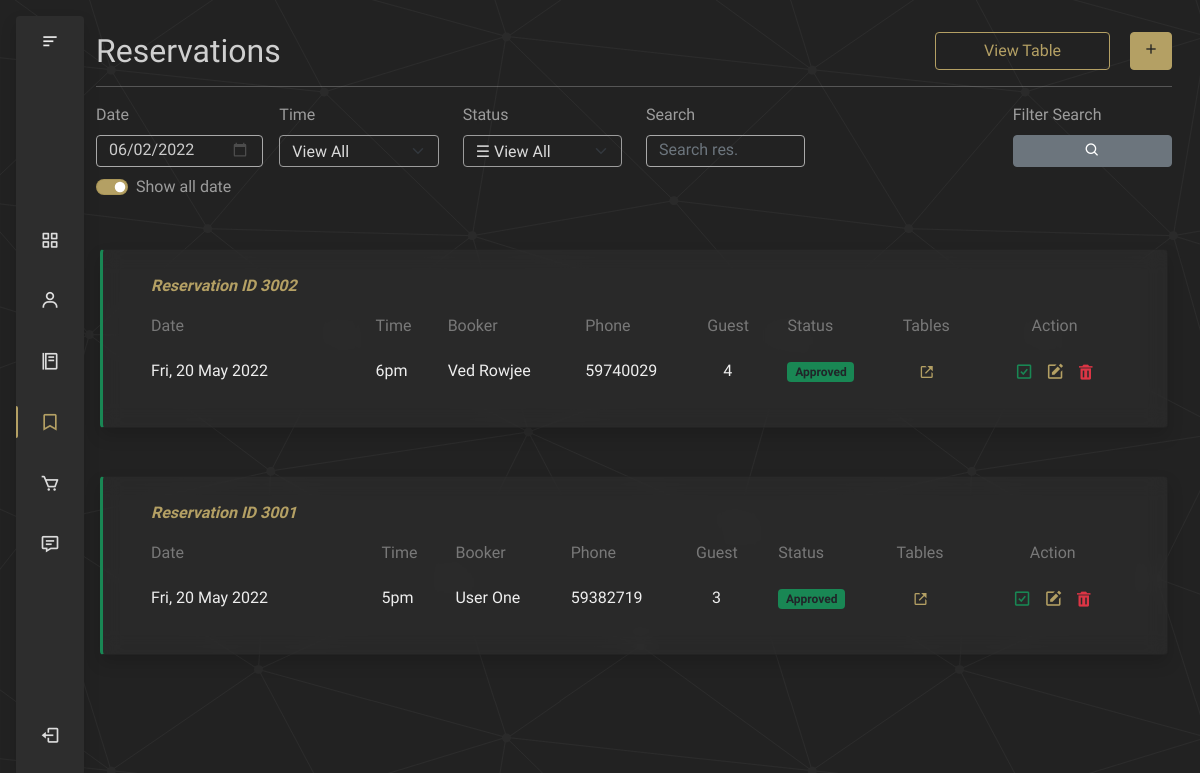
The app's page /reservations.php with its own data.
### tables this page shows
CREATE TABLE `reservation` (
  `id` int(11) NOT NULL,
  `uid` int(11) NOT NULL,
  `party_size` smallint(6) NOT NULL,
  `date` date NOT NULL,
  `time` tinyint(4) NOT NULL,
  `status` varchar(255) NOT NULL DEFAULT 'booked'
);

CREATE TABLE `users` (
  `id` int(11) NOT NULL,
  `username` varchar(255) NOT NULL,
  `password` varchar(255) NOT NULL,
  `name` varchar(255) DEFAULT NULL,
  `email` varchar(255) DEFAULT NULL,
  `phone` varchar(255) DEFAULT NULL,
  `is_admin` varchar(3) NOT NULL DEFAULT 'no',
  `google_id` varchar(255) DEFAULT NULL
);

### reservations.php (the view, shortened to what this page needs)
<?php
include 'includes/header.php';
include 'includes/db_connect.php';
if(isset($_GET['edit'])){
  if($_GET['edit'] == 'new')
    include 'includes/reservation_new.php';
  else
    include 'includes/reservation_edit.php';
}else{
?>
    <div class="container py-3">
      <div class="row justify-content-between">
          <div class="col-auto">
          <h2>Reservations</h2>
          </div>
          <div class="col-auto">
            <a href="tables.php" class="btn btn-outline-primary ms-auto me-3">View Table</a>
            <a href="reservations.php?edit=new" class="btn btn-primary"><i class="bx bx-plus"></i></a>
          </div>
      </div>
      <hr>
      <?php
        $date = date("Y-m-d", strtotime("+1 day"));
        $time = '%'; $status = '%'; $search = ''; $allDates='checked';
      ?>
      <form action="<?php echo htmlspecialchars($_SERVER["PHP_SELF"])?>" method="post" class="d-inline" >
        <div class="row mb-5">
          <div class="col-12 col-md-2 pe-1">
            <label class="form-label">Date</label>
            <input type="date" class="form-control" name="date" value="<?php echo $date ?>">
            <div class="form-check form-switch mt-2">
            <input class="form-check-input" type="checkbox" name="allDates" value="checked" <?php if(isset($allDates))echo 'checked' ?>>
            <label class="form-check-label">Show all date</label>
          </div>
          </div>
          <div class="col-12 col-md-2">
            <label class="form-label">Time</label>
            <select class="form-select" name="time">
              <option value="%" <?php if($time == '%') echo 'selected' ?>>View All</option>
            </select>
          </div>
          <div class="col-12 col-md-2">
            <label class="form-label">Status</label>
            <select class="form-select" name="status">
              <option value="%" <?php if($status == '%') echo 'selected' ?>>&#x2630; View All</option>
            </select>
          </div>
          <div class="col-6 col-md-2">
            <label class="form-label">Search</label>
            <input type="text" class="form-control d-inline" name="search" placeholder="Search res." value="<?php echo $search ?>">
          </div>
          <div class="col-6 col-md-2"></div>
          <div class="col-12 col-md-2">
            <label class="form-label">Filter Search</label>
            <button type="submit" name="search-reservation" class="btn btn-secondary h-2rem pt-1 w-100" ><i class='bx bx-search'></i></button>
          </div>
        </div>
      </form>
      <div class="row g-5 mx-1">
        <?php
          $tempDate = $date;
          if(isset($allDates))
            $tempDate = '%';
          $tempSearch = $search == '' ? '%' : $search;
          $sql = "SELECT * FROM reservation
                  WHERE (id LIKE :search_exact
                      OR uid = (SELECT id FROM users
                                   WHERE id LIKE :search_exact
                                   OR name LIKE :search
                                   OR phone LIKE :search_exact))
                  AND date LIKE :date
                  AND status LIKE :status
                  AND time LIKE :time
                  ORDER BY case when status = 'booked' then 1
                                when status = 'approved' then 2
                                when status = 'check-in' then 3
                                when status = 'check-out' then 4
                  else 5 end ASC, id DESC";
          $query = $conn->prepare($sql);
          $query->execute([
            ':search' => $search.'%',
            ':search_exact' => $tempSearch,
            ':date' => $tempDate,
            ':status' => $status,
            ':time' => $time
          ]);
          while($reservation = $query->fetch(PDO::FETCH_ASSOC)){
            $sql2 = "SELECT * FROM users WHERE id = ?";
            $query2 = $conn->prepare($sql2);
            $query2->execute([$reservation['uid']]);
            $user = $query2->fetch(PDO::FETCH_ASSOC);
        ?>
          <div class="card bg-grey shadow rounded" style="border-left: 0.2rem solid
          <?php
          if($reservation['status'] == 'booked') echo 'var(--bs-info)';
          if($reservation['status'] == 'approved') echo 'var(--bs-success)';
          if($reservation['status'] == 'check-in') echo 'var(--bs-light)';
          if($reservation['status'] == 'check-out') echo 'var(--bs-secondary)';
          ?>;">
            <div class="card-body">
                <table class="table table-borderless nowrap">
                  <thead>
                    <tr>
                      <td scope="col">Reservation ID <?php echo $reservation['id'] ?></th>
                    </tr>
                  </thead>
                  <tbody>
                  <tr>
                    <th scope="col" >Date</th>
                    <th scope="col" >Time</th>
                    <th scope="col" >Booker</th>
                    <th scope="col" >Phone</th>
                    <th scope="col" >Guest</th>
                    <th scope="col" >Status</th>
                    <th scope="col" >Tables</th>
                    <th scope="col" class="text-center">Action</th>
                  </tr>
                  <tr>
                    <td><?php echo date("D, d M Y", strtotime($reservation['date'])) ?></td>
                    <td><?php echo $reservation['time'].'pm' ?></td>
                    <td><?php echo $user['name'] ?></td>
                    <td><?php echo $user['phone'] ?></td>
                    <td class="ps-4"><?php echo $reservation['party_size'] ?></td>
                    <td>
                      <span class="text-capitalize text-dark
                      <?php
                        if($reservation['status'] == 'booked') echo 'badge bg-info';
                        if($reservation['status'] == 'approved') echo 'badge bg-success';
                        if($reservation['status'] == 'check-in') echo 'badge bg-light';
                        if($reservation['status'] == 'check-out') echo 'badge bg-secondary';
                      ?>">
                      <?php echo $reservation['status'] ?>
                      </span>
                    </td>
                    <td class="ps-4">
                      <a href="tables.php?rid=<?php echo $reservation['id'] ?>" title='View table'><i class='bx bx-link-external'></i></a>
                    </td>
                    <td class="text-center">
                      <a href="reservations.php?aprv=<?php echo $reservation['id'] ?>" title='Approve'><i class='bx bx-check-square px-1' style="font-size:larger; color: var(--bs-success)"></i></a>
                      <a href="reservations.php?edit=<?php echo $reservation['id'] ?>" title='Edit'><i class='bx bxs-edit px-1' style="font-size:larger"></i></a>
                      <a href="reservations.php?dlt=<?php echo $reservation['id'] ?>" title='Delete'><i class='bx bxs-trash px-1' style="font-size:large; color: var(--bs-danger)"></i></a>
                    </td>
                  </tr>
                </tbody>
              </table>
            </div>
          </div>
        <?php } ?>
      </div>
    </div>
<?php }
include 'includes/footer.php';
?>

### css/default.css (style rules this page uses)
:root { --bg: #222; --bg-light: #2d2d2d; --primary-light: rgb(180, 160, 100); --primary-dark: rgba(161, 142, 76, 0.5); --secondary-light: rgb(133, 146, 158); --secondary-dark: rgba(0, 39, 63, 0.5); --text: #eee; }
html { scroll-behavior: smooth; }
body { background-color: var(--bg); font-family: "prompt", sans-serif; color: var(--text); }
a { text-decoration: none; color: var(--primary-light); }
.btn-primary { color: var(--bg); background-color: var(--primary-light); border-color: var(--primary-light); }
.btn-outline-primary { color: var(--primary-light); border-color: var(--primary-light); padding-right: 3rem; padding-left: 3rem; }
.form-check-input:checked { background-color: var(--primary-light); border-color: var(--primary-dark); }
h2 { opacity: 0.85; margin: 0; }
h5, label { opacity: 0.6; margin: 0; }
.nowrap { white-space: nowrap; }
.form-control { background-color: transparent; color: #ccc; border-color: var(--text); }
.form-control, .form-select { height: 2rem; padding-top: 0.2rem; vertical-align: middle; border-color: #aaa; }
.form-select::after { color: white; }
option { vertical-align: middle; }
td, th { color: var(--text); vertical-align: middle; }
th { opacity: 0.4; font-weight: 500; }
thead tr td { color: var(--primary-light); font-weight: 600; font-style: italic; }
table, .card-body { overflow-x: scroll; }
.h-2rem { height: 2rem; }
.bg-grey { background-color: rgba(54, 54, 54, 0.4); backdrop-filter: blur(10px); }

### css/sidenav.css (style rules this page uses)
:root { --header-height: 2rem; --nav-width: 68px; --first-color: var(--bg-light); --first-color-light: #ddd; --white-color: var(--primary-light); --body-font: "prompt", sans-serif; --normal-font-size: 1rem; --z-fixed: 100; }
body { position: relative; margin: 1rem; font-family: var(--body-font); font-size: var(--normal-font-size); transition: 0.5s; }
a { text-decoration: none; }
body { padding-left: calc(var(--nav-width)); }

### css/styles1.css (style rules this page uses)
form { display: flex; flex-grow: 1; }
.card-body i { padding-top: 0.5rem; }
.form-select { color: var(--text); opacity: 0.9; background-color: transparent; }
.form-select option { color: var(--text); opacity: 0.9; background-color: #222; }

### records on screen
reservation: id "3002", date "Fri, 20 May 2022", time "6", uid.name "Ved Rowjee", uid.phone "59740029", party_size "4", status "Approved"
reservation: id "3001", date "Fri, 20 May 2022", time "5", uid.name "User One", uid.phone "59382719", party_size "3", status "Approved"
